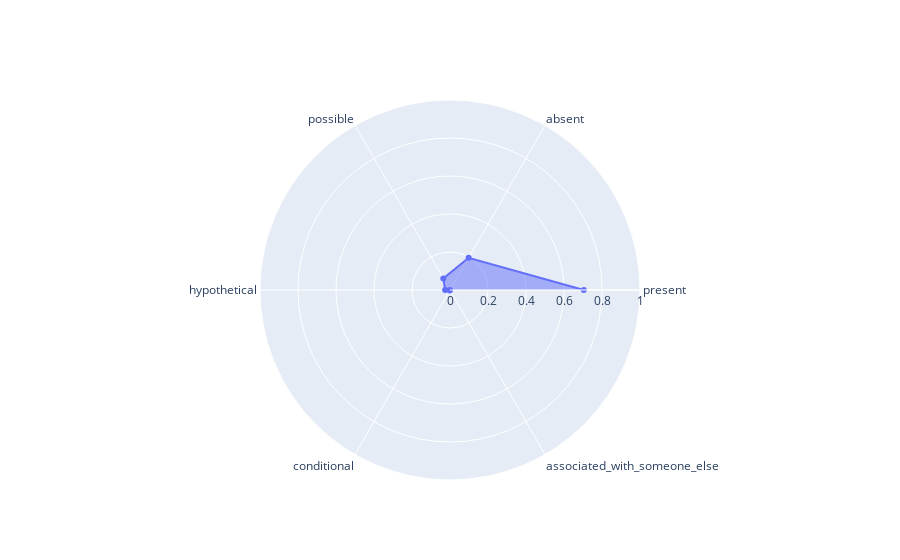
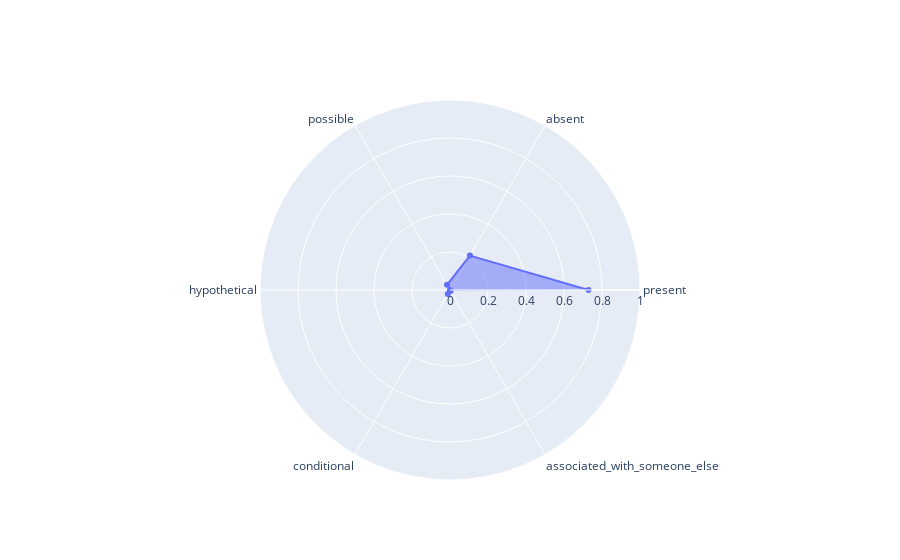
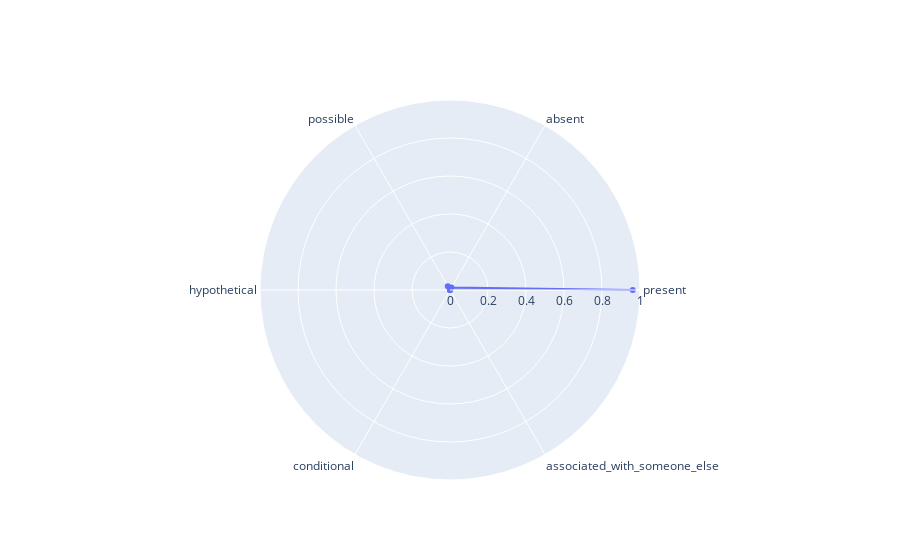
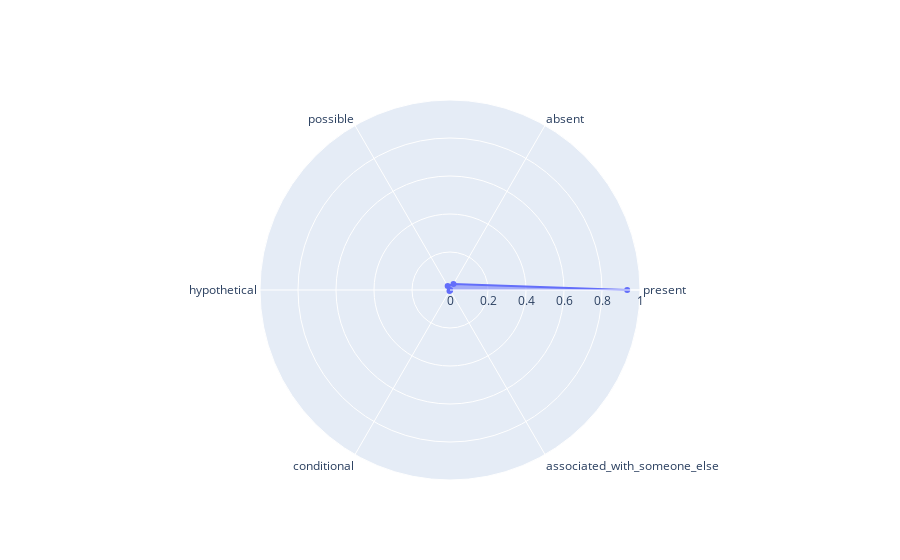

Write notebook code for charts like these, in order.
### Code cell
for i in plotdf:
    fig = go.Figure()
    fig.update_polars(radialaxis=dict(range=[0, 1]))
    fig.add_trace(go.Scatterpolar(
        r=plotdf[i]/plotdf[i].sum(),
        theta=plotdf.index, 
        fill='toself', 
        name=i
    ))
    print(f'{i} (n={plotdf[i].sum()})')
    fig.show()

### Figure 1 — Plotly figure (JSON) as saved in the notebook; plotly's stock layout.template omitted (floating-point values rounded to 4 significant figures)
{"data": [{"fill": "toself", "name": "hospital course", "r": [0.7043, 0.1959, 0.07035, 0.0257, 0.00337, 0.0004212], "theta": ["present", "absent", "possible", "hypothetical", "conditional", "associated_with_someone_else"], "type": "scatterpolar"}], "layout": {"autosize": true, "polar": {"angularaxis": {"type": "category"}, "radialaxis": {"autorange": false, "range": [0, 1], "type": "linear"}}}}

### Figure 2 — Plotly figure (JSON) as saved in the notebook; plotly's stock layout.template omitted (floating-point values rounded to 4 significant figures)
{"data": [{"fill": "toself", "name": "present illness", "r": [0.729, 0.2093, 0.03134, 0, 0.02363, 0.00675], "theta": ["present", "absent", "possible", "hypothetical", "conditional", "associated_with_someone_else"], "type": "scatterpolar"}], "layout": {"autosize": true, "polar": {"angularaxis": {"type": "category"}, "radialaxis": {"autorange": false, "range": [0, 1], "type": "linear"}}}}

### Figure 3 — Plotly figure (JSON) as saved in the notebook; plotly's stock layout.template omitted (floating-point values rounded to 4 significant figures)
{"data": [{"fill": "toself", "name": "past medical history", "r": [0.9618, 0.01486, 0.02335, 0, 0, 0], "theta": ["present", "absent", "possible", "hypothetical", "conditional", "associated_with_someone_else"], "type": "scatterpolar"}], "layout": {"autosize": true, "polar": {"angularaxis": {"type": "category"}, "radialaxis": {"autorange": false, "range": [0, 1], "type": "linear"}}}}

### Figure 4 — Plotly figure (JSON) as saved in the notebook; plotly's stock layout.template omitted (floating-point values rounded to 4 significant figures)
{"data": [{"fill": "toself", "name": "diagnoses", "r": [0.9327, 0.03632, 0.02457, 0, 0.005342, 0.001068], "theta": ["present", "absent", "possible", "hypothetical", "conditional", "associated_with_someone_else"], "type": "scatterpolar"}], "layout": {"autosize": true, "polar": {"angularaxis": {"type": "category"}, "radialaxis": {"autorange": false, "range": [0, 1], "type": "linear"}}}}
